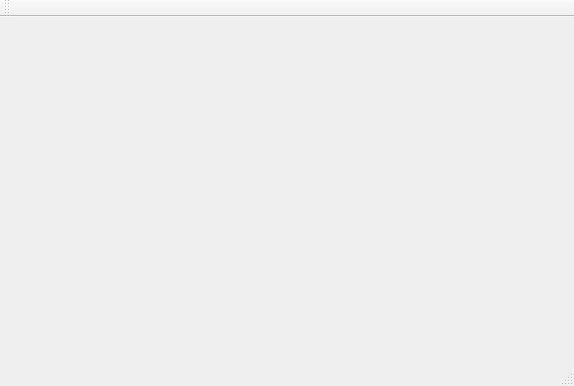
<?xml version="1.0" encoding="UTF-8"?>
<ui version="4.0">
 <class>MainWindow</class>
 <widget class="QMainWindow" name="MainWindow">
  <property name="geometry">
   <rect>
    <x>0</x>
    <y>0</y>
    <width>574</width>
    <height>386</height>
   </rect>
  </property>
  <property name="windowTitle">
   <string>MainWindow</string>
  </property>
  <widget class="QWidget" name="centralWidget"/>
  <widget class="QMenuBar" name="menuBar">
   <property name="geometry">
    <rect>
     <x>0</x>
     <y>0</y>
     <width>574</width>
     <height>23</height>
    </rect>
   </property>
  </widget>
  <widget class="QToolBar" name="mainToolBar">
   <attribute name="toolBarArea">
    <enum>TopToolBarArea</enum>
   </attribute>
   <attribute name="toolBarBreak">
    <bool>false</bool>
   </attribute>
  </widget>
  <widget class="QStatusBar" name="statusBar"/>
 </widget>
 <layoutdefault spacing="6" margin="11"/>
 <resources/>
 <connections/>
</ui>
